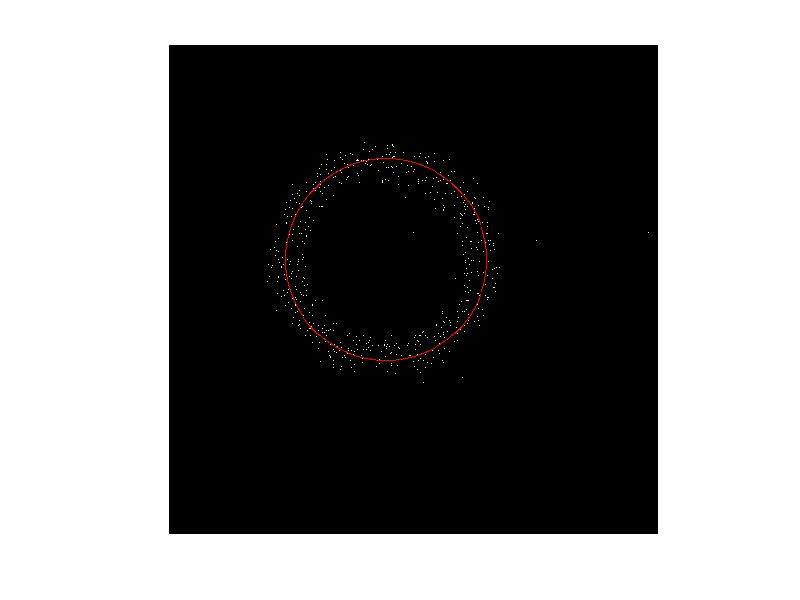

This chart was generated by the following MATLAB code:
function f_ransacCircle()
count=0;
h=200;
k=200;
a = zeros(500,500);
i=a;
[r1 c1] = size(a);
 
for x =1:1:r1
     for y = 1:1:c1
         b = (x-h)^2 + (y - k)^2 ;
          if round(sqrt(b))==100.0
          f= round(40*rand());
          g= round(40*rand());
          a((x+f),(y+g))=1;
          count=count+1;
          end
     end
 end
 a(100,200)=1;
 a(340,300)=1;
 a(321,273)=1;
 a(130,245)=1;
 a(156,242)=1;
 a(123,203)=1;
 a(192,250)=1;
 a(200,376)=1;
 a(346,260)=1;
 a(192,490)=1;
 i=a;
%imshow(a);
I = i;
K = 100;
[X,Y] = find(i==1);
n = length(X);
th = 5;
bestScore = 0;
bestH = 0;
bestK = 0;
bestR = 0;

for l = 1:K
   idx = randperm(n);
   p = idx(1);
   q = idx(2);
   s = idx(3);
   x1 = X(p); y1 = Y(p);
   x2 = X(q); y2 = Y(q);
   x3 = X(s); y3 = Y(s);
   
   sqrx1 = x1^2; 
   sqrx2 = x2^2;
   sqrx3 = x3^2;
   
   sqry1 = y1^2;
   sqry2 = y2^2;
   sqry3 = y3^2;
   
   %A = [x1 y1 1;x2 y2 1; x3 y3 1];
   %b = [sqrx1+sqry1; sqrx2+sqry2; sqrx3+sqry3];
   %hkr = inv(A)*b;
   %h = hkr(1); k = hkr(2); r = abs(hkr(3));
   A = [(sqrx1+sqry1) y1 1;(sqrx2+sqry2) y2 1;(sqrx3+sqry3) y3 1]; 
   B = [x1 (sqrx1+sqry1) 1;x2 (sqrx2+sqry2) 1;x3 (sqrx3+sqry3) 1];
   C =[x1 y1 1; x2 y2 1; x3 y3 1];
   
h= round(det(A)/(2*det(C)));
k=round(det(B)/(2*det(C)));
r = round(sqrt((x1-h)^2 +(y1-k)^2));% every point lying on circle has same radius so we
%can measure radius using any of the 3 points
sj = 0; 
   for j = 1:n
       dj = round(abs(sqrt((X(j)-h)^2 +(Y(j)-k)^2) - r));
       if dj<=th
          sj = sj+1; 
       end
   end

   if sj > bestScore
      bestH = h;
      bestK = k;
      bestR = r;
      bestScore = sj;
   end
end
red =I;
green=I;
blue=I;
 [r1, c1] = size(I);
 for x =1:1:r1
     for y = 1:1:c1
         b = sqrt((x-bestH)^2 + (y - bestK)^2);
            if round(b) == bestR           
                red(x,y)=255;
                green(x,y)=0;
                blue(x,y)=0;
            end
     end
 end
 I=cat(3,red,green,blue);
 imshow(I);
end